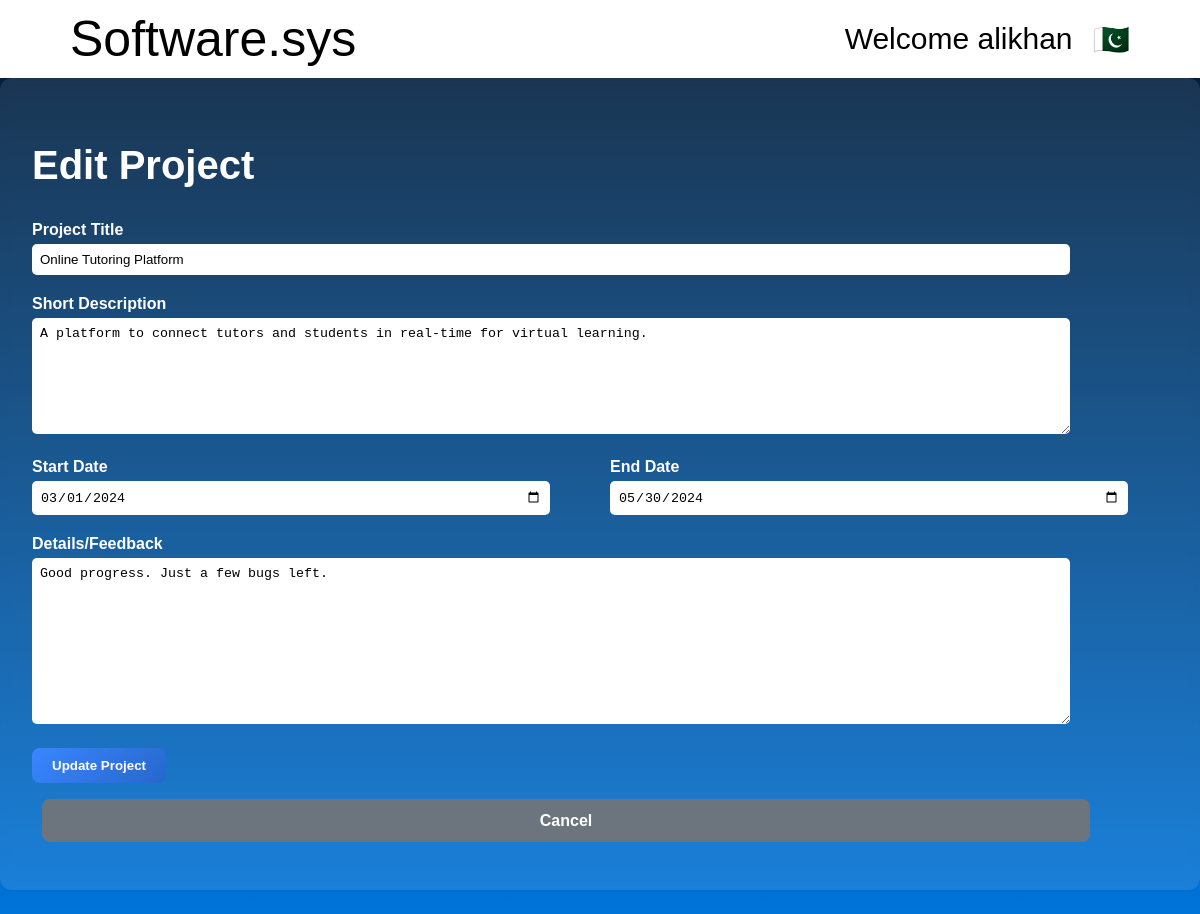
The page /editproject.php?id=2 (signed in) on the database its author committed.
### tables this page shows
CREATE TABLE `countries` (
  `Country` varchar(50) NOT NULL,
  `Flag` varchar(10) NOT NULL
);

CREATE TABLE `projects` (
  `PID` int(11) NOT NULL,
  `UserName` varchar(20) NOT NULL,
  `Email` varchar(255) NOT NULL,
  `Title` varchar(50) NOT NULL,
  `StartDate` date NOT NULL,
  `EndDate` date NOT NULL,
  `Short_Description` varchar(1000) NOT NULL,
  `Phase_Dev` enum('Design','Development','Testing','Deployment','Complete') DEFAULT NULL,
  `Rating` tinyint(4) DEFAULT NULL CHECK (`Rating` between 1 and 5),
  `Feedback` text DEFAULT NULL,
  `Cost` int(11) NOT NULL
);

### editproject.php (the view, shortened to what this page needs)
<?php
require_once("headers.php");
$loggedin = isset($_SESSION['username']);
$username = $flag = "";
if ($loggedin) {
    $stmt = $pdo->prepare('SELECT Flag FROM countries WHERE Country = :coun');
    $stmt->execute(['coun' => $_SESSION['country']]);
    $row = $stmt->fetch(PDO::FETCH_ASSOC);
    $username = htmlspecialchars($_SESSION['username']);
    $flag = $row['Flag'] ?? "";
}
$pid = $_GET['id'] ?? '';
$stmt = $pdo->prepare("SELECT * FROM projects WHERE PID = :pid");
$stmt->execute(['pid' => $pid]);
$project = $stmt->fetch(PDO::FETCH_ASSOC);
?>
<!DOCTYPE html>
<html lang="en">
<head>
    <link rel="stylesheet" href="viewproject.css">
</head>
<body>
<header>
    <?php if ($loggedin): ?>
        <nav>
            <a href="home.php">Software.sys</a>
            <a href="dashboard.php">Welcome <?= $username ?></a>
            <a href="dashboard.php"><?= $flag ?></a>
        </nav>
    <?php endif; ?>
</header>
<main class="project-layout">
    <div class="project-content">
        <section>
            <h1 style="font-size: 40px;">Edit Project</h1>
            <?php if ($project): ?>
            <form method="post" action="editproject.php?id=<?= urlencode($pid) ?>">
                <div style="margin-bottom: 20px;">
                    <label style="display: block; margin-bottom: 5px; font-weight: bold;">Project Title</label>
                    <input type="text" name="title" value="<?= htmlspecialchars($project['Title']) ?>" required style="width: 90%; padding: 8px; border-radius: 5px; border: none;">
                </div>
                <div style="margin-bottom: 20px;">
                    <label style="display: block; margin-bottom: 5px; font-weight: bold;">Short Description</label>
                    <textarea name="description" required style="width: 90%; padding: 8px; border-radius: 5px; border: none; min-height: 100px;"><?= htmlspecialchars($project['Short_Description']) ?></textarea>
                </div>
                <div style="display: flex; gap: 20px; margin-bottom: 20px;">
                    <div style="flex: 1;">
                        <label style="display: block; margin-bottom: 5px; font-weight: bold;">Start Date</label>
                        <input type="date" name="start_date" value="<?= htmlspecialchars($project['StartDate']) ?>" required style="width: 90%; padding: 8px; border-radius: 5px; border: none;">
                    </div>
                    <div style="flex: 1;">
                        <label style="display: block; margin-bottom: 5px; font-weight: bold;">End Date</label>
                        <input type="date" name="end_date" value="<?= htmlspecialchars($project['EndDate']) ?>" required style="width: 90%; padding: 8px; border-radius: 5px; border: none;">
                    </div>
                </div>
                <div style="margin-bottom: 20px;">
                    <label style="display: block; margin-bottom: 5px; font-weight: bold;">Details/Feedback</label>
                    <textarea name="feedback" style="width: 90%; padding: 8px; border-radius: 5px; border: none; min-height: 150px;"><?= htmlspecialchars($project['Feedback']) ?></textarea>
                </div>
                <button type="submit" class="check-button" style="width: auto; padding: 10px 20px;">Update Project</button>
                <a href="viewproject.php?id=<?= urlencode($pid) ?>" class="check-button" style="display: inline-block; width:90%;margin-left: 10px; background: #6c757d; text-decoration: none;">Cancel</a>
            </form>
            <?php endif; ?>
        </section>
    </div>
</main>
</body>
</html>

### viewproject.css (style rules this page uses)
body { margin: 0px auto; padding: 0px; font-family: 'Verdana', 'Arial Narrow', Arial, sans-serif; max-width: 1700px; }
body header nav { display:flex; background-color: white; width:90%; margin:0 auto; }
body header nav a { padding:10px; text-decoration:none; font-family:'Verdana', 'Arial Narrow', Arial, sans-serif; color:black; align-content:center; font-size:clamp(15px,5vw,30px); transition: all 0.5s; }
body header nav :nth-last-child(2) { margin-left:auto; }
body header nav :first-child { font-size:clamp(25px,7vw,50px); }
main { background: linear-gradient(to bottom, #001f3f, #0074D9); width:100%; color:white; }
.project-layout { display: flex; flex-wrap: wrap; width: 100vw; margin: 0; gap: 2rem; max-width: 1700px; }
.project-content { flex: 2; min-width: 0; }
.project-content section { background: rgba(255, 255, 255, 0.1); border-radius: 12px; padding: 2rem; margin-bottom: 1.5rem; backdrop-filter: blur(5px); }
.check-button { display: block; width: 100%; padding: 0.8rem; margin-bottom: 1rem; background: linear-gradient(135deg, #3a86ff, #2667cc); color: white; text-align: center; border: none; border-radius: 8px; font-weight: 600; cursor: pointer; transition: transform 0.2s, box-shadow 0.2s; }

### rows shown on the page
countries: Flag "🇵🇰"
projects: title "Online Tutoring Platform", description "A platform to connect tutors and students in real-time for virtual learning.", start_date "03/01/2024", end_date "05/30/2024", feedback "Good progress. Just a few bugs left."

### other values the page prints
$username "alikhan"
